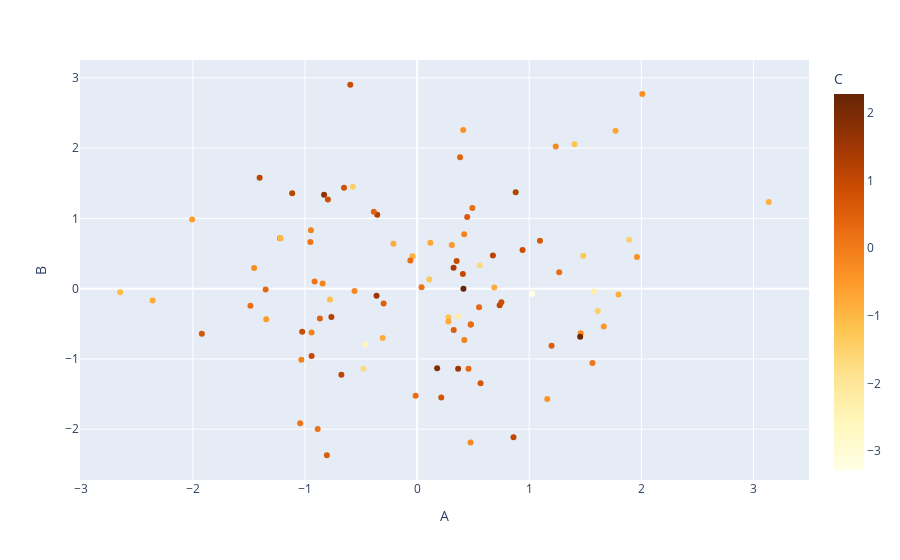

Source (notebook cell):
### Code cell
import plotly.express as px
# Create a scatter plot using columns 'A' and 'B' for the axes,
# and use the values in column 'C' to determine the color from the 'YlOrBr' scale.
fig = px.scatter(df, x='A', y='B', color='C', 
                 color_continuous_scale='YlOrBr',)
fig.show()
